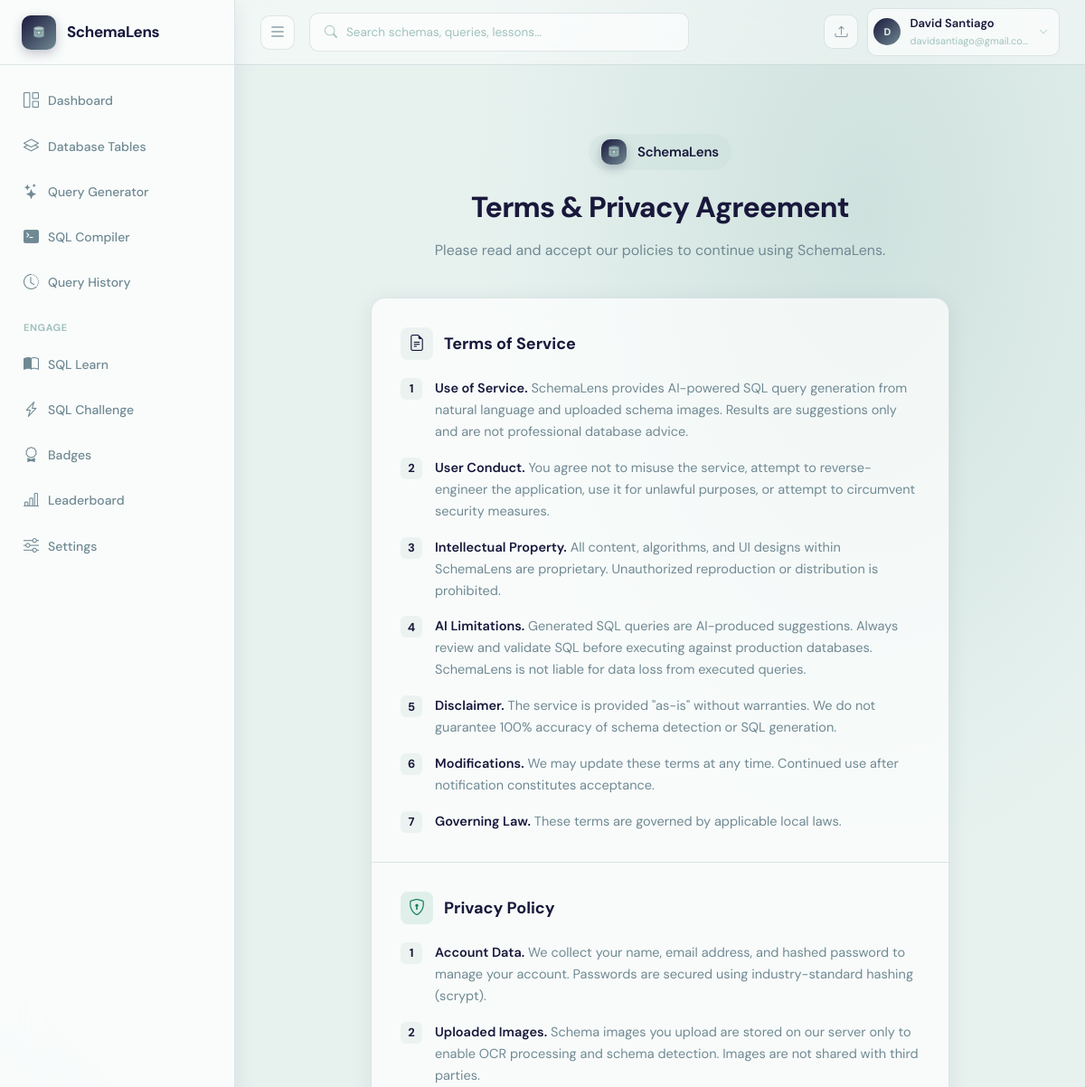
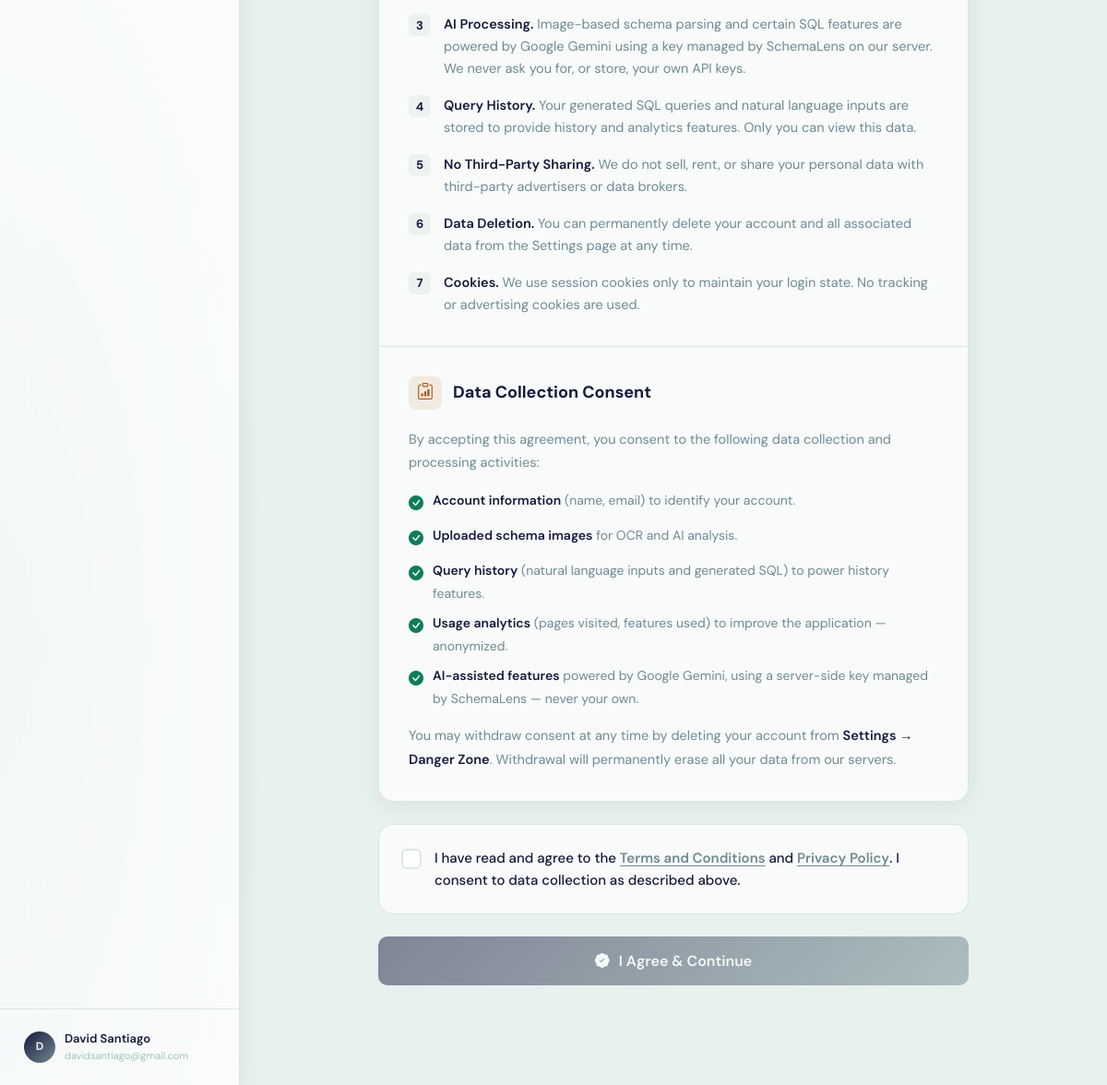
Page /agreement (signed in) on the earlier database version (2 pictures, top to bottom).
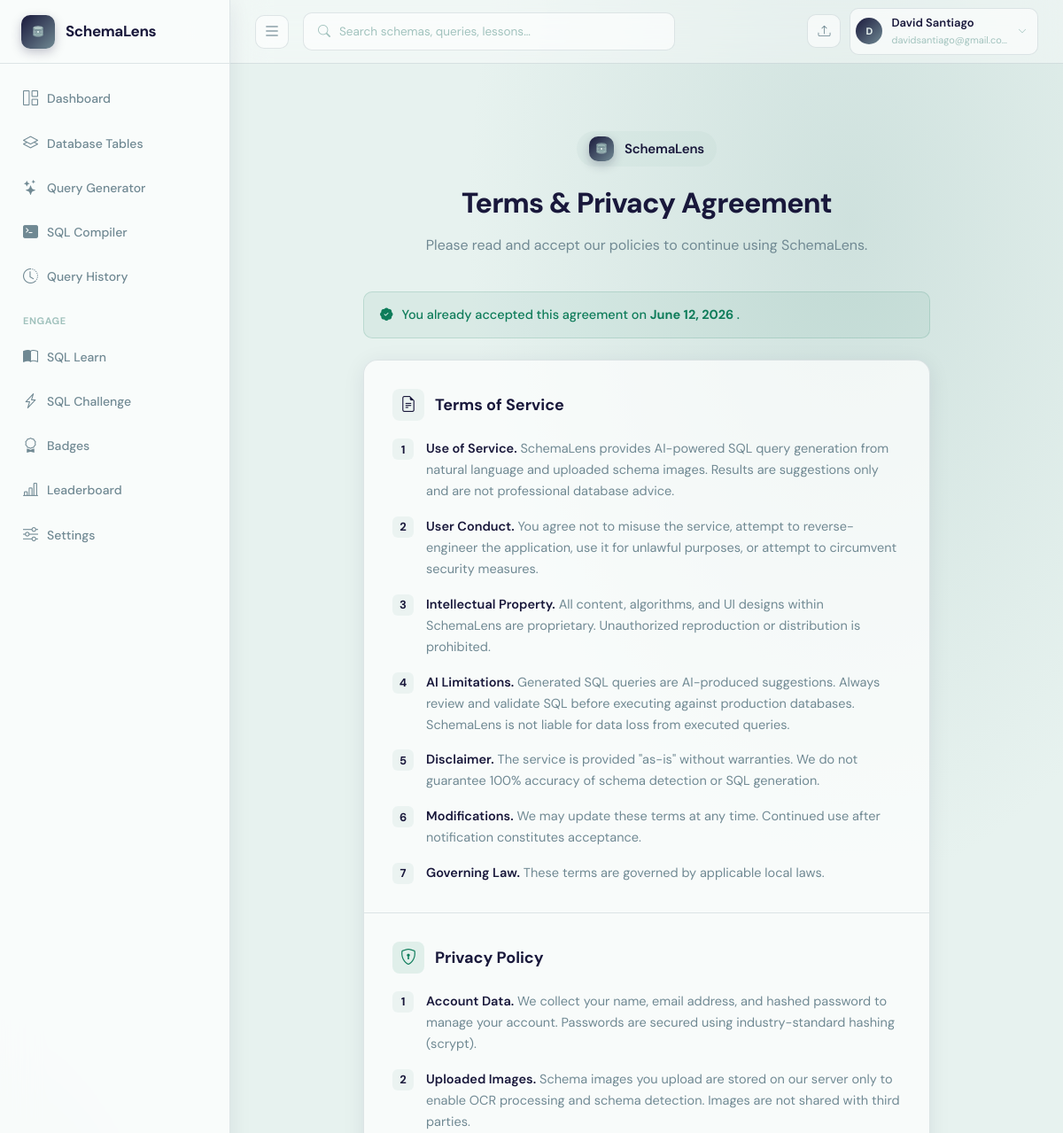
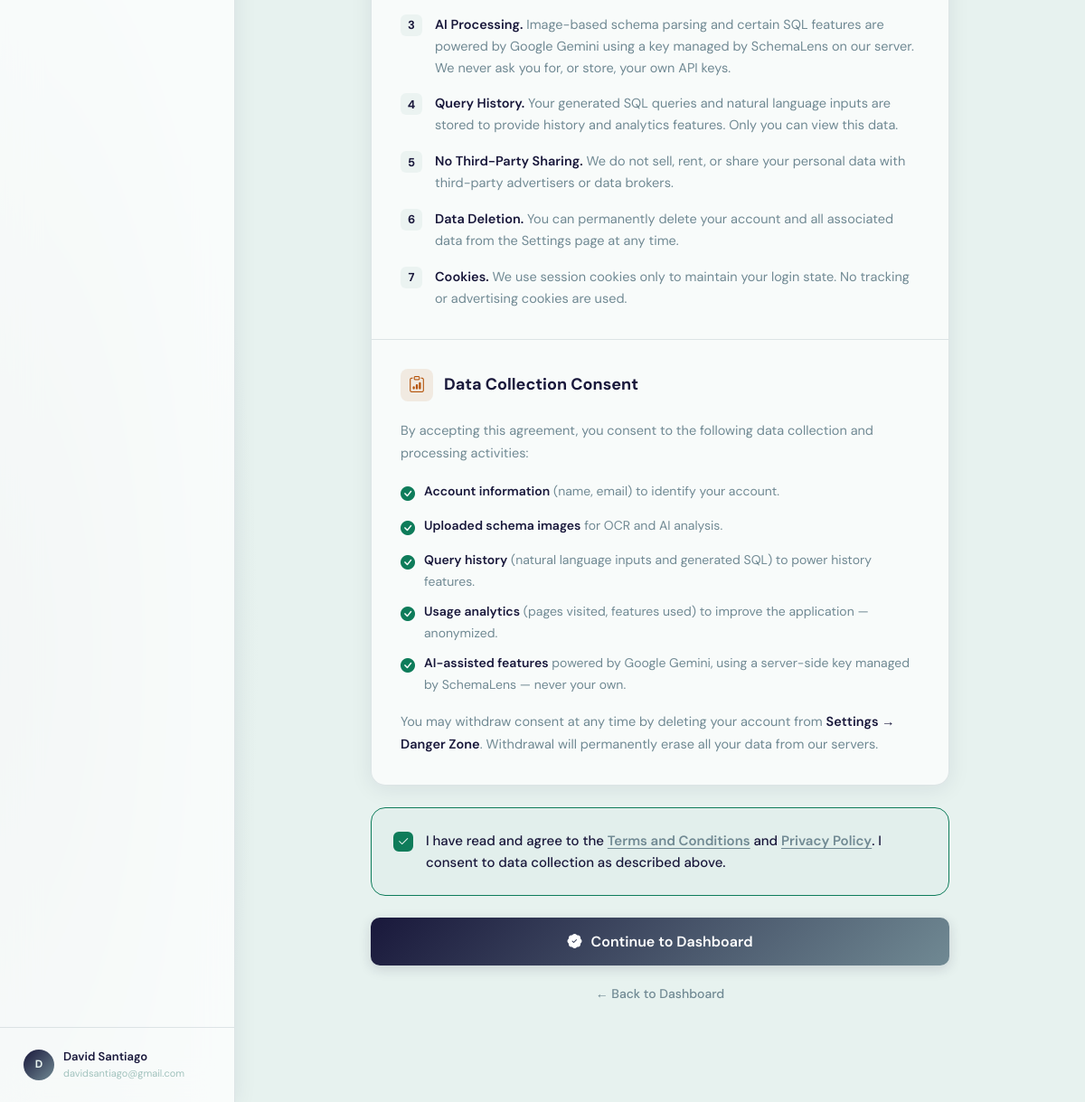
Same page on the later database version (2 pictures, top to bottom).
### app.py (models this page shows)
class User(UserMixin, db.Model):
    __tablename__ = "users"
    id            = db.Column(db.Integer, primary_key=True)
    supabase_uid  = db.Column(db.String(256), unique=True, nullable=True)  # Supabase Auth UID
    name          = db.Column(db.String(120), nullable=False)
    email         = db.Column(db.String(200), unique=True, nullable=False)
    password      = db.Column(db.String(256), nullable=True)  # nullable — Supabase owns credentials
    company       = db.Column(db.String(120), default="")
    role          = db.Column(db.String(80), default="")
    last_active   = db.Column(db.DateTime, nullable=True)
    streak_days   = db.Column(db.Integer, default=0)
    created_at    = db.Column(db.DateTime, default=datetime.datetime.utcnow)
    agreement_accepted    = db.Column(db.Boolean, default=False)
    agreement_accepted_at = db.Column(db.DateTime, nullable=True)
    schemas      = db.relationship("SchemaUpload", backref="owner", lazy=True,
                                   cascade="all, delete-orphan")
    queries      = db.relationship("QueryHistory", backref="owner", lazy=True,
                                   cascade="all, delete-orphan")
    badges       = db.relationship("UserBadge", backref="user", lazy=True,
                                   cascade="all, delete-orphan")
    challenges   = db.relationship("ChallengeAttempt", backref="user", lazy=True,
                                   cascade="all, delete-orphan")

### app.py (the view)
@app.route("/agreement")
def agreement_page():
    return render_template("agreement.html")

### app.py (called while the page is built)
@login_manager.user_loader
def load_user(user_id):
    return db.session.get(User, int(user_id))

@app.context_processor
def inject_ai_status():
    return {"ai_vision_available": bool(GEMINI_API_KEY.strip())}

### templates/agreement.html (shortened to what the changed rows need)
{% extends "base.html" %}
{% block head %}
<link rel="stylesheet" href="{{ url_for('static', filename='css/agreement.css') }}">
{% endblock %}
{% block content %}
<div class="ag-wrap fade-in">
  <div class="ag-hero">
    <div class="logo-row">
      <div class="logo-icon">
      </div>
      <span class="logo-text">SchemaLens</span>
    </div>
    <h1>Terms &amp; Privacy Agreement</h1>
    <p>Please read and accept our policies to continue using SchemaLens.</p>
  </div>
  {% if current_user.agreement_accepted %}
  <div class="already-accepted">
    <i class="bi bi-patch-check-fill"></i>
    <span>
      You already accepted this agreement on
      <strong>
        {% if current_user.agreement_accepted_at %}
          {{ current_user.agreement_accepted_at.strftime('%B %d, %Y') }}
        {% else %}
          a previous session
        {% endif %}
      </strong>.
    </span>
  </div>
  {% endif %}
  <div class="policy-card">
    <div class="policy-section">
      <div class="policy-section-title">
        <div class="icon" style="background: rgba(161,194,189,0.15); color: var(--primary);">
          <i class="bi bi-file-earmark-text"></i>
        </div>
        Terms of Service
      </div>
      <ol class="policy-list">
        <li><div class="num">1</div><span><strong>Use of Service.</strong> SchemaLens provides AI-powered SQL query generation from natural language and uploaded schema images. Results are suggestions only and are not professional database advice.</span></li>
        <li><div class="num">2</div><span><strong>User Conduct.</strong> You agree not to misuse the service, attempt to reverse-engineer the application, use it for unlawful purposes, or attempt to circumvent security measures.</span></li>
        <li><div class="num">3</div><span><strong>Intellectual Property.</strong> All content, algorithms, and UI designs within SchemaLens are proprietary. Unauthorized reproduction or distribution is prohibited.</span></li>
        <li><div class="num">4</div><span><strong>AI Limitations.</strong> Generated SQL queries are AI-produced suggestions. Always review and validate SQL before executing against production databases. SchemaLens is not liable for data loss from executed queries.</span></li>
        <li><div class="num">5</div><span><strong>Disclaimer.</strong> The service is provided "as-is" without warranties. We do not guarantee 100% accuracy of schema detection or SQL generation.</span></li>
        <li><div class="num">6</div><span><strong>Modifications.</strong> We may update these terms at any time. Continued use after notification constitutes acceptance.</span></li>
        <li><div class="num">7</div><span><strong>Governing Law.</strong> These terms are governed by applicable local laws.</span></li>
      </ol>
    </div>
    <div class="policy-section">
      <div class="policy-section-title">
        <div class="icon" style="background: rgba(14,124,90,0.1); color: var(--success);">
          <i class="bi bi-shield-lock"></i>
        </div>
        Privacy Policy
      </div>
      <ol class="policy-list">
        <li><div class="num">1</div><span><strong>Account Data.</strong> We collect your name, email address, and hashed password to manage your account. Passwords are secured using industry-standard hashing (scrypt).</span></li>
        <li><div class="num">2</div><span><strong>Uploaded Images.</strong> Schema images you upload are stored on our server only to enable OCR processing and schema detection. Images are not shared with third parties.</span></li>
        <li><div class="num">3</div><span><strong>AI Processing.</strong> Image-based schema parsing and certain SQL features are powered by Google Gemini using a key managed by SchemaLens on our server. We never ask you for, or store, your own API keys.</span></li>
        <li><div class="num">4</div><span><strong>Query History.</strong> Your generated SQL queries and natural language inputs are stored to provide history and analytics features. Only you can view this data.</span></li>
        <li><div class="num">5</div><span><strong>No Third-Party Sharing.</strong> We do not sell, rent, or share your personal data with third-party advertisers or data brokers.</span></li>
        <li><div class="num">6</div><span><strong>Data Deletion.</strong> You can permanently delete your account and all associated data from the Settings page at any time.</span></li>
        <li><div class="num">7</div><span><strong>Cookies.</strong> We use session cookies only to maintain your login state. No tracking or advertising cookies are used.</span></li>
      </ol>
    </div>
    <div class="policy-section">
      <div class="policy-section-title">
        <div class="icon" style="background: rgba(180,83,9,0.1); color: var(--warning);">
          <i class="bi bi-clipboard-data"></i>
        </div>
        Data Collection Consent
      </div>
      <div class="policy-text">
        <p>By accepting this agreement, you consent to the following data collection and processing activities:</p>
        <ul class="consent-bullets">
          <li><i class="bi bi-check-circle-fill"></i><span><strong>Account information</strong> (name, email) to identify your account.</span></li>
          <li><i class="bi bi-check-circle-fill"></i><span><strong>Uploaded schema images</strong> for OCR and AI analysis.</span></li>
          <li><i class="bi bi-check-circle-fill"></i><span><strong>Query history</strong> (natural language inputs and generated SQL) to power history features.</span></li>
          <li><i class="bi bi-check-circle-fill"></i><span><strong>Usage analytics</strong> (pages visited, features used) to improve the application — anonymized.</span></li>
          <li><i class="bi bi-check-circle-fill"></i><span><strong>AI-assisted features</strong> powered by Google Gemini, using a server-side key managed by SchemaLens — never your own.</span></li>
        </ul>
        <p>You may withdraw consent at any time by deleting your account from <strong>Settings → Danger Zone</strong>. Withdrawal will permanently erase all your data from our servers.</p>
      </div>
    </div>
  </div><div class="agree-box" id="agreeBox">
    <label class="agree-checkbox-row" id="agreeLabel">
      <div class="agree-checkbox" id="agreeCheck">
        <i class="bi bi-check2"></i>
      </div>
      <span class="agree-label">
        I have read and agree to the <a href="#" class="policy-link">Terms and Conditions</a>
        and <a href="#" class="policy-link">Privacy Policy</a>. I consent to data collection
        as described above.
      </span>
    </label>
  </div>
  <form method="POST" action="{{ url_for('accept_agreement') }}" id="agreeForm" data-agreed="{{ 'true' if current_user.agreement_accepted else 'false' }}">
    <button type="submit" class="agree-btn" id="agreeBtn" {% if not current_user.agreement_accepted %}disabled{% endif %}>
      <i class="bi bi-patch-check-fill"></i>
      <span>{% if current_user.agreement_accepted %}Continue to Dashboard{% else %}I Agree &amp; Continue{% endif %}</span>
    </button>
  </form>
  {% if current_user.agreement_accepted %}
  <div style="text-align:center; margin-top:20px;">
    <a href="{{ url_for('dashboard') }}" style="font-size:14px; color:var(--text-soft); text-decoration:none; font-weight:500;">
      &larr; Back to Dashboard
    </a>
  </div>
  {% endif %}
</div>
{% endblock %}

### templates/base.html (shortened to what the changed rows need)
<!DOCTYPE html>
<html lang="en">
<head>
  <link href="https://cdn.jsdelivr.net/npm/bootstrap-icons@1.11.3/font/bootstrap-icons.css" rel="stylesheet">
  <link rel="stylesheet" href="https://cdnjs.cloudflare.com/ajax/libs/highlight.js/11.9.0/styles/github-dark.min.css">
  {% block head %}{% endblock %}
</head>
<body>
{% if current_user.is_authenticated %}
<aside class="sidebar" id="appSidebar" aria-label="Main Navigation">
  <div class="sidebar-logo">
    <a href="{{ url_for('dashboard') }}">
      <div class="logo-icon">
      </div>
      <span class="logo-text">SchemaLens</span>
    </a>
  </div>
  <nav class="sidebar-nav">
    <a href="{{ url_for('dashboard') }}" class="nav-item {% if request.endpoint=='dashboard' %}active{% endif %}">
      <i class="bi bi-grid-1x2" aria-hidden="true"></i> <span>Dashboard</span>
    </a>
    <a href="{{ url_for('schemas') }}" class="nav-item {% if request.endpoint in ['schemas','schema_detail'] %}active{% endif %}">
      <i class="bi bi-layers" aria-hidden="true"></i> <span>Database Tables</span>
    </a>
    <a href="{{ url_for('query_page') }}" class="nav-item {% if request.endpoint=='query_page' %}active{% endif %}">
      <i class="bi bi-stars" aria-hidden="true"></i> <span>Query Generator</span>
    </a>
    <a href="{{ url_for('sql_compiler') }}" class="nav-item {% if request.endpoint=='sql_compiler' %}active{% endif %}">
      <i class="bi bi-terminal-fill" aria-hidden="true"></i> <span>SQL Compiler</span>
    </a>
    <a href="{{ url_for('history') }}" class="nav-item {% if request.endpoint=='history' %}active{% endif %}">
      <i class="bi bi-clock-history" aria-hidden="true"></i> <span>Query History</span>
    </a>
    <div class="nav-section">Engage</div>
       <a href="{{ url_for('learn') }}" class="nav-item {% if request.endpoint=='learn' %}active{% endif %}">
      <i class="bi bi-book-half" aria-hidden="true"></i> <span>SQL Learn</span>
    </a>
    <a href="{{ url_for('challenge_page') }}" class="nav-item {% if request.endpoint=='challenge_page' %}active{% endif %}">
      <i class="bi bi-lightning-charge" aria-hidden="true"></i> <span>SQL Challenge</span>
    </a>
    <a href="{{ url_for('badges_page') }}"    class="nav-item {% if request.endpoint=='badges_page' %}active{% endif %}">
      <i class="bi bi-award" aria-hidden="true"></i> <span>Badges</span>
    </a>
    <a href="{{ url_for('leaderboard') }}"    class="nav-item {% if request.endpoint=='leaderboard' %}active{% endif %}">
      <i class="bi bi-bar-chart-line" aria-hidden="true"></i> <span>Leaderboard</span>
    </a>
    <a href="{{ url_for('settings') }}" class="nav-item {% if request.endpoint=='settings' %}active{% endif %}">
      <i class="bi bi-sliders" aria-hidden="true"></i> <span>Settings</span>
    </a>
  </nav>
  <div class="sidebar-footer">
   <a href="{{ url_for('settings')}}" class="user-dropdown-wrapper" style="text-decoration: none; color: inherit;" aria-haspopup="true" aria-label="User Profile and Settings">
      <div class="user-row" tabindex="0" aria-label="User Profile Summary">
        <div class="user-avatar">{{ current_user.name[0].upper() }}</div>
        <div>
          <div class="user-name">{{ current_user.name }}</div>
          <div class="user-email">{{ current_user.email[:26] }}{% if current_user.email|length > 26 %}…{% endif %}</div>
        </div>
      </div>
    </a>
  </div>
</aside>
<header class="topbar">
  <button class="icon-btn" id="sidebarToggleBtn" onclick="toggleSidebar()" aria-label="Toggle Sidebar" aria-controls="appSidebar">
    <i class="bi bi-list" style="font-size: 20px;"></i>
  </button>
<div class="search-box" style="position:relative;" id="searchBoxWrapper">
    <i class="bi bi-search" aria-hidden="true" id="searchIcon"></i>
    <input
      type="text"
      id="globalSearchInput"
      placeholder="Search schemas, queries, lessons…"
      autocomplete="off"
      autocorrect="off"
      spellcheck="false"
      aria-label="Global Search"
      aria-autocomplete="list"
      aria-controls="searchDropdown"
      aria-expanded="false"
      role="combobox"
    >
  </div>
  <div class="topbar-right">
    <a href="{{ url_for('schemas') }}" class="icon-btn" title="Upload Schema" aria-label="Upload Schema"><i class="bi bi-upload"></i></a>
    <div class="user-dropdown-wrapper">
      <div class="topbar-user" id="topbarUserBtn" tabindex="0" role="button" aria-haspopup="true" aria-expanded="false" aria-label="User Menu">
        <div class="user-avatar" style="width:30px;height:30px;font-size:11px;">{{ current_user.name[0].upper() }}</div>
        <div>
          <div class="name">{{ current_user.name }}</div>
          <div class="email">{{ current_user.email[:22] }}{% if current_user.email|length>22 %}…{% endif %}</div>
        </div>
        <i class="bi bi-chevron-down" style="font-size:10px;color:var(--text-xs);margin-left:2px;" aria-hidden="true"></i>
      </div>
    </div>
  </div>
</header>
<div class="main">
  <div class="page">
    {% block content %}{% endblock %}
  </div>
</div>
{% else %}
{% block auth_content %}{% endblock %}
{% endif %}
</body>
</html>

Differences in the rows shown:
changed User "David Santiago": agreement_accepted 0 → 1 (drawn); agreement_accepted_at (not shown) → "June 12, 2026"
Other differences:
text no longer shown: "I Agree & Continue"
text now shown: "You already accepted this agreement on . Continue to Dashboard ← Back to Dashboard"
